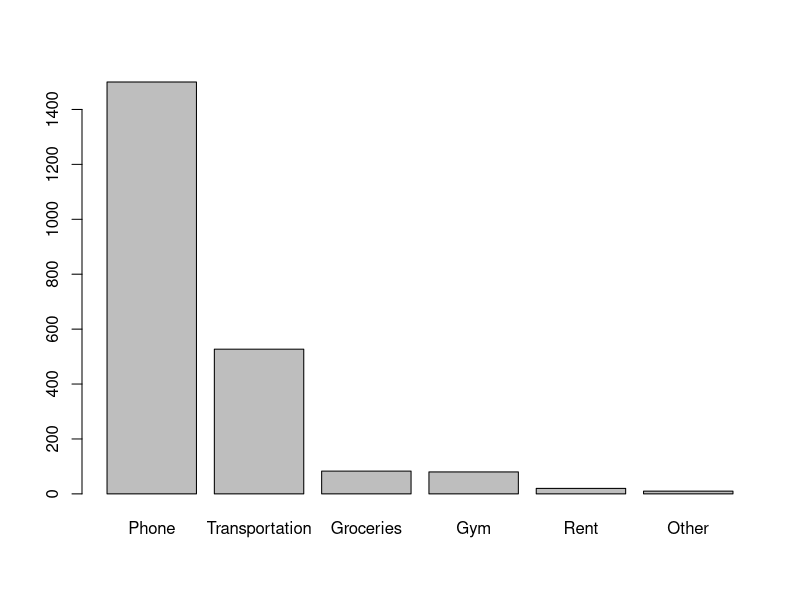

R code for this plot:
## ---- chunk 1
phone = 80
transportation = 20
groceries = 527
gym = 10
rent = 1500
other = 83
total = phone + transportation + groceries + gym + rent + other
## ---- chunk 2
# Semester total
5 * total
# Academic total
10 * total
## ---- chunk 3
expenses = c(phone, transportation, groceries, gym, rent, other)
labels = c("Phone", "Transportation", "Groceries", "Gym", "Rent", "Other")
barplot(sort(expenses, decreasing=TRUE), names.arg=labels)
## ---- chunk 4
a = 3
b = 4
sqrt(a ^ 2 + b ^ 2)
## ---- chunk 5
n = 5
k = 2
p = 1/2
# Number of combinations
factorial(n) / (factorial(k) * factorial(n - k))
# Probability of getting 2 heads in 5 flips
factorial(n) / (factorial(k) * factorial(n - k)) * p ^ k * (1 - p) ^ (n - k)
# Same probability as above
choose(n, k) * p ^ k * (1 - p) ^ (n - k)
## ---- chunk 6
n = 10
k = 3
p = 1/6
# Probability of getting 3 sixes in 10 rolls
choose(n, k) * p ^ k * (1 - p) ^ (n - k)
## ---- chunk 7
dbinom(2, 5, 1/2)
dbinom(3, 10, 1/6)
# You would need to change the value of the 'prob' argument
dbinom(2, 5, 0.35)
